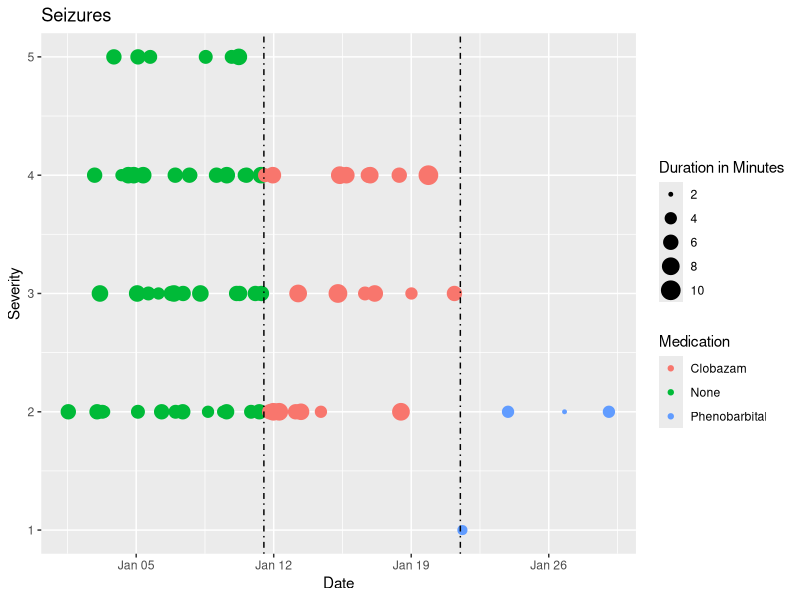

Generate this figure with R:
## ---- chunk 1

# Load packages
library(reshape2) # for melt
library(ggplot2)
library(plyr)
require(xtable)

# Generate simulated data
start <- ISOdate(2015, 1, 1, tz = "")
phase1 = data.frame(
  Date  = start + round(runif(44, max = 10 * 86400)),
  Severity = round(runif(44, 2, 5)),
  Duration = round(runif(44, 4, 7)),
  Medication = "None")

drug1start <- ISOdate(2015, 1, 11, tz = "")
phase2 = data.frame(
  Date  = drug1start + round(runif(23, max = 10 * 86400)),
  Severity = round(runif(23, 2, 4)),
  Duration = round(runif(23, 4, 10)),
  Medication = "Clobazam")

drug2start <- ISOdate(2015, 1, 21, tz = "")
phase3 = data.frame(
  Date  = drug2start + round(runif(4, max = 10 * 86400)),
  Severity = round(runif(4, 1, 2.5)),
  Duration = round(runif(4, 1, 4)),
  Medication = "Phenobarbital")
  
df = rbind(phase1, phase2, phase3)
## ---- chunk 2
summary = ddply(df,~Medication,summarise,Frequency=length(Medication)/10, 
      Average_Severity=mean(Severity),SD_Severity=sd(Severity),
      Average_Duration=mean(Duration),SD_Duration=sd(Duration))

Start_Date = as.character(as.Date(c(start, drug1start, drug2start)))
summary = cbind(summary, Start_Date)

print(xtable(summary), type="html", include.rownames=F)
## ---- chunk 3
ggplot(df, aes(Date, Severity, size=Duration, color=Medication)) +
  geom_point() +
  geom_vline(aes(xintercept=as.numeric(drug1start)), linetype=4, colour="black") +
  geom_vline(aes(xintercept=as.numeric(drug2start)), linetype=4, colour="black") +
  ggtitle("Seizures") +
  scale_size(name  ="Duration in Minutes")
